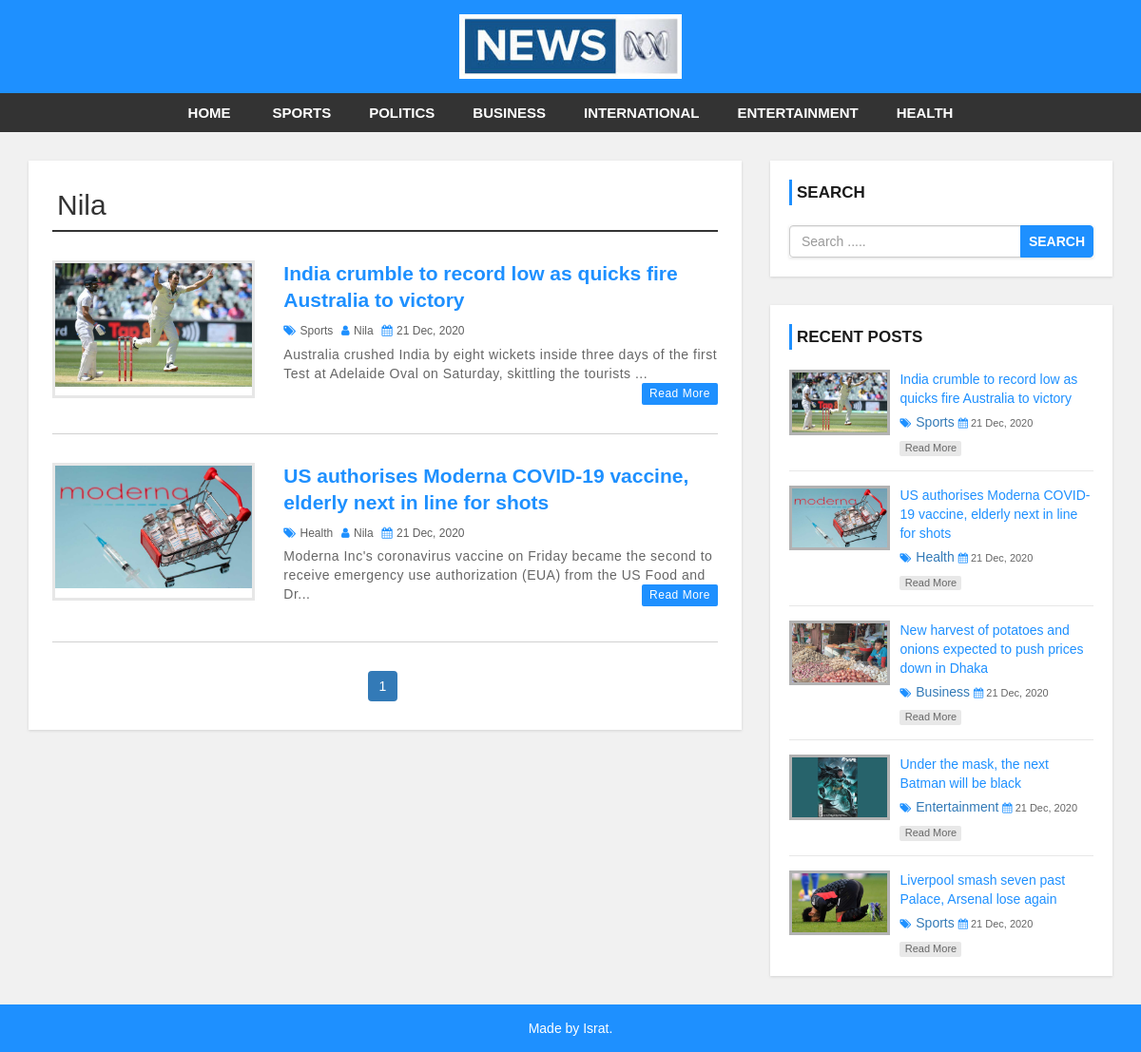
Page /news-site/author.php?aid=26 on the committed database.
### tables this page shows
CREATE TABLE `category` (
  `category_id` int(11) NOT NULL,
  `category_name` varchar(100) NOT NULL,
  `post` int(11) NOT NULL DEFAULT 0
);

CREATE TABLE `user` (
  `user_id` int(10) UNSIGNED NOT NULL,
  `first_name` varchar(30) NOT NULL,
  `last_name` varchar(30) NOT NULL,
  `username` varchar(30) DEFAULT NULL,
  `password` varchar(40) DEFAULT NULL,
  `role` int(11) NOT NULL
);

CREATE TABLE `post` (
  `post_id` int(11) NOT NULL,
  `title` varchar(100) NOT NULL,
  `description` text NOT NULL,
  `category` varchar(100) NOT NULL,
  `post_date` varchar(50) NOT NULL,
  `author` int(11) NOT NULL,
  `post_img` varchar(100) NOT NULL
);

### news-site/config.php (called while the page is built, shortened)
<?php
$hostname = "http://localhost/news-site";
?>

### news-site/author.php (the view, shortened to what this page needs)
<?php include 'header.php'; ?>
    <div id="main-content">
      <div class="container">
        <div class="row">
            <div class="col-md-8">
                <div class="post-container">
                  <?php
                  include "config.php";
                  if(isset($_GET['aid'])){
                    $author_id=$_GET['aid'];
                  }
                  $sql1 = "SELECT * FROM post JOIN user
                      ON post.author = user.user_id
                      WHERE user_id ={$author_id}";
                  $result1 = mysqli_query($conn,$sql1) or die("Pagination Query Failed");
                  $row1 = mysqli_fetch_assoc($result1);
                   ?>
                  <h2 class="page-heading"><?php echo $row1['username']; ?></h2>
                  <?php
                    $limit = 3;
                    if(isset($_GET['page'])){
                        $page = $_GET['page'];
                    }
                    else {
                        $page = 1;
                    }
                    $offset = ($page -1)*$limit;
                    $sql = "SELECT * FROM post
                    LEFT JOIN category ON post.category = category.category_id
                    LEFT JOIN user ON post.author = user.user_id
                    WHERE post.author = {$author_id}
                    ORDER BY post.post_id DESC LIMIT {$offset},{$limit}";
                    $result = mysqli_query($conn,$sql) or die("Query Faild");
                    if(mysqli_num_rows($result) > 0){
                      while ($row = mysqli_fetch_assoc($result)) {
                   ?>
                    <div class="post-content">
                        <div class="row">
                            <div class="col-md-4">
                                <a class="post-img" href="single.php?id=<?php echo $row['post_id']; ?>"><img src="admin/upload/<?php echo $row['post_img']; ?>" alt=""/></a>
                            </div>
                            <div class="col-md-8">
                                <div class="inner-content clearfix">
                                    <h3><a href='single.php?id=<?php echo $row['post_id']; ?>'><?php echo $row['title']; ?></a></h3>
                                    <div class="post-information">
                                        <span>
                                            <i class="fa fa-tags" aria-hidden="true"></i>
                                            <a href='category.php?aid=<?php echo $row['category']; ?>'><?php echo $row['category_name']; ?></a>
                                        </span>
                                        <span>
                                            <i class="fa fa-user" aria-hidden="true"></i>
                                            <a href='author.php?aid=<?php echo $row['author']; ?>'><?php echo $row['username']; ?></a>
                                        </span>
                                        <span>
                                            <i class="fa fa-calendar" aria-hidden="true"></i>
                                            <?php echo $row['post_date']; ?>
                                        </span>
                                    </div>
                                    <p class="description">
                                        <?php echo substr($row['description'],0,130) . '...'; ?>
                                    <a class='read-more pull-right' href='single.php?id=<?php echo $row['post_id']; ?>'>read more</a>
                                </div>
                            </div>
                        </div>
                    </div>
                    <?php
                        }
                      }else{
                        echo "<h2>Result not found.</h2>";
                      }
                    if(mysqli_num_rows($result1) > 0){
                        $total_record = mysqli_num_rows($result1);
                        $limit = 3;
                        $total_page = ceil($total_record/$limit);
                        echo "<ul class='pagination admin-pagination'>";
                            for($i=1;$i<=$total_page;$i++){
                                if($i == $page){
                                    $active = "active";
                                }
                                else{
                                    $active = "";
                                }
                                echo '<li class="'.$active.'"><a href="author.php?aid='.$author_id .'&page='.$i.'">'.$i.'</a></li>';
                            }
                        echo "</ul>";
                      }
                     ?>
                </div>
            </div>
            <?php include 'sidebar.php'; ?>
        </div>
      </div>
    </div>
<?php include 'footer.php'; ?>

### news-site/header.php (shortened to what this page needs)
<?php
    include "config.php";
 ?>
<!DOCTYPE html>
<html lang="en">
<head>
    <link rel="stylesheet" href="css/bootstrap.min.css" />
    <link rel="stylesheet" href="css/font-awesome.css">
    <link rel="stylesheet" href="css/style.css">
</head>
<body>
<div id="header">
    <div class="container">
        <div class="row">
            <div class=" col-md-offset-4 col-md-4">
                <a href="index.php" id="logo"><img src="images/news.jpg"></a>
            </div>
        </div>
    </div>
</div>
<div id="menu-bar">
    <div class="container">
        <div class="row">
            <div class="col-md-12">
                <?php
                    include "config.php";
                    $sql = "SELECT * FROM category WHERE post > 0";
                    $result = mysqli_query($conn,$sql) or die("Query Failed");
                    if(mysqli_num_rows($result) > 0){
                      $active="";
                 ?>
                <ul class='menu'>
                  <li><a  href='<?php echo $hostname; ?>'>Home</a></li>
                  <?php while ($row=mysqli_fetch_assoc($result)) {
                     echo "<li><a class='{$active}' href='category.php?cid={$row['category_id']}'>{$row['category_name']}</a></li>";
                    } ?>
                </ul>
              <?php } ?>
            </div>
        </div>
    </div>
</div>

### news-site/sidebar.php
<div id="sidebar" class="col-md-4">
    <div class="search-box-container">
        <h4>Search</h4>
        <form class="search-post" action="search.php" method ="GET">
            <div class="input-group">
                <input type="text" name="search" class="form-control" placeholder="Search .....">
                <span class="input-group-btn">
                    <button type="submit" class="btn btn-danger">Search</button>
                </span>
            </div>
        </form>
    </div>
    <div class="recent-post-container">
        <h4>Recent Posts</h4>
        <?php
            include "config.php";
            $limit = 5;
            $sql = "SELECT * FROM post
            LEFT JOIN category ON post.category = category.category_id
            ORDER BY post.post_id DESC LIMIT {$limit}";
            $result = mysqli_query($conn,$sql) or die("Query Faild");
            if(mysqli_num_rows($result) > 0){
              while ($row = mysqli_fetch_assoc($result)) {
         ?>
        <div class="recent-post">
            <a class="post-img" href='single.php?id=<?php echo $row["post_id"]; ?>'>
                <img src="admin/upload/<?php echo $row['post_img']; ?>" alt=""/>
            </a>
            <div class="post-content">
                <h5><a href="single.php?id=<?php echo $row['post_id']; ?>"><?php echo $row['title']; ?><?php</a></h5>
                <span>
                    <i class="fa fa-tags" aria-hidden="true"></i>
                    <a href='category.php?cid=<?php echo $row["category_id"]; ?>'><?php echo $row['category_name']; ?></a>
                </span>
                <span>
                    <i class="fa fa-calendar" aria-hidden="true"></i>
                    <?php echo $row['post_date']; ?>
                </span>
                <a class='read-more' href='single.php?id=<?php echo $row["post_id"]; ?>'>read more</a>
            </div>
        </div>
        <?php
            }
          }
         ?>
    </div>
</div>

### news-site/css/style.css (style rules this page uses)
body { background: #f1f1f1; font-family: sans-serif,arial,Helvetica; }
a, a:hover, a:focus { text-decoration: none; outline: none; }
ul { margin:0; padding:0; list-style:none; }
h2.page-heading { margin: 5px 0 30px; padding: 0 5px 10px; border-bottom: 2px solid #333; }
form { background: #fff; padding: 25px; box-shadow:0 1px 3px rgba(0, 0, 0, 0.13); }
#header { background: #1e90ff; text-align: center; padding: 15px; }
#logo { display: inline-block; width: 65%; }
#logo img { width: 100%; }
#menu-bar { background: #333; text-align: center; }
#menu-bar .menu > li { display: inline-block; }
.menu > li > a { padding: 10px 20px; display: block; text-transform: uppercase; color: #fff; font-size: 15px; font-weight:600; transition:all 0.5s ease 0s; }
#main-content { padding: 30px 0; min-height: 750px; }
#main-content .post-container { background-color: #fff; padding: 25px; box-shadow: 0 1px 3px rgba(0, 0, 0, 0.13); }
#main-content .post-content { border-bottom: 1px solid #d1d1d1; padding: 0 0 30px; margin-bottom:30px; }
#main-content .post-content img { width: 100%; }
#main-content .post-content .post-img { border: 3px solid #e7e7e7; display: block; height: 145px; overflow: hidden; transition: border .3s; }
#main-content .post-content h3 { font-size: 21px; line-height: 28px; font-weight: 600; margin: 0 0 7px; }
#main-content .post-content h3 a { color: #1e90ff; transition:all 0.3s; }
#main-content .post-content .post-information span { color: #606060; font-size: 12px; text-transform: capitalize; margin: 0 5px 5px 0; display: inline-block; }
#main-content .post-content .post-information i { color: #1e90ff; margin-right: 1px; }
#main-content .post-content .post-information a { color: #606060; text-decoration: none; }
#main-content .post-content p, #main-content .single-post p { color: #666; font-size: 14px; letter-spacing: 0.5px; margin:0 0 10px; }
#main-content .post-content a.read-more { color: #fff; background-color: #1E90FF; font-size: 12px; text-transform: capitalize; padding: 3px 8px; border-radius: 2px; transition: all 0.3s; }
.pagination { display: block; text-align: center; margin: 0; }
.pagination li { display:inline-block; margin: 0 5px 0 0; }
.pagination li a { border: none; background: #1e90ff; color: #fff; }
i.fa { color:#222; }
#sidebar h4 { color: #1A1A1A; font-size: 17px; line-height: 27px; font-weight:600; text-transform: uppercase; padding: 0 0 0 5px; margin: 0 0 21px; border-left: 3px solid #1e90ff; }
#sidebar .search-box-container { background-color: #fff; padding: 20px; margin: 0 0 30px; box-shadow: 0 1px 3px rgba(0, 0, 0, 0.13); }
#sidebar .search-post { padding: 0; }
#sidebar .search-post input { color: #606060; }
#sidebar .search-post .btn { font-weight: 600; text-transform: uppercase; padding: 6px 8px; background-color: #1E90FF; border-color: #1E90FF; outline: none; }
#sidebar .recent-post-container { padding: 20px; background: #fff; box-shadow: 0 1px 3px rgba(0, 0, 0, 0.13); }
#sidebar .recent-post { border-bottom: 1px solid #e7e7e7; padding: 0 0 15px; margin: 0 0 15px; }
#sidebar .recent-post:last-child { margin: 0; padding: 0; border: none; }
#sidebar .recent-post .post-img { display: inline-block; width: 33%; border: 3px solid rgba(0,0,0,0.3); vertical-align: top; transition: border .3s; }
#sidebar .recent-post .post-img img { width: 100%; }
#sidebar .recent-post .post-content { width: 65%; display: inline-block; border: none; padding: 0 0 0 7px; margin: 0; }
#sidebar .recent-post h5 { font-size: 14px; line-height: 20px; margin: 0 0 5px; }
#sidebar .recent-post h5 a { color: #1E90FF; }
#sidebar .recent-post span { color: #666; font-size: 11px; display: inline-block; margin: 0 5px 10px 0; }
#sidebar .recent-post span i { color: #1E90FF; }
#sidebar .recent-post a.read-more { color: #666; background-color: rgba(0,0,0,0.09); width: 65px; font-size: 11px; text-align: center; padding: 0; display: block; transition: all 0.3s; }

### rows in the picture
category: category_name "SPORTS"
category: category_name "POLITICS"
category: category_name "BUSINESS"
category: category_name "INTERNATIONAL"
category: category_name "ENTERTAINMENT"
category: category_name "HEALTH"
user: username "Nila"
post: post_img (picture), title "India crumble to record low as quicks fire Australia to victory", category.category_name "Sports", user.username "Nila", post_date "21 Dec, 2020", description "Australia crushed India by eight wickets inside three days of the first Test at Adelaide Oval on Saturday, skittling the tourists"
post: post_img (picture), title "US authorises Moderna COVID-19 vaccine, elderly next in line for shots", category.category_name "Health", user.username "Nila", post_date "21 Dec, 2020", description "Moderna Inc's coronavirus vaccine on Friday became the second to receive emergency use authorization (EUA) from the US Food and Dr"
post: post_img (picture), title "New harvest of potatoes and onions expected to push prices down in Dhaka", category.category_name "Business", post_date "21 Dec, 2020"
post: post_img (picture), title "Under the mask, the next Batman will be black", category.category_name "Entertainment", post_date "21 Dec, 2020"
post: post_img (picture), title "Liverpool smash seven past Palace, Arsenal lose again", category.category_name "Sports", post_date "21 Dec, 2020"
